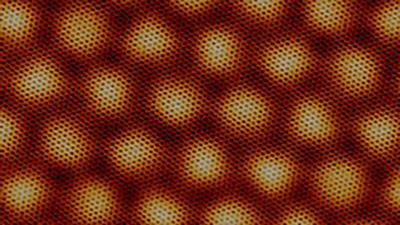
#> input picture moire.jpg, 400 x 225 px
$ python testing.py
#> lines starting #> are read from the running program, lines starting #| are printed output that depends on the picture
# @author Nikhil Maserang
# @date 2023/08/14

import numpy as np
import scipy.ndimage as spnd
import matplotlib.pyplot as plt
from matplotlib.widgets import MultiCursor
from matplotlib.patches import Circle
import PIL.Image
import cv2
import utils as ut

# get image data
img = np.array(PIL.Image.open("moire.jpg").convert('L'))
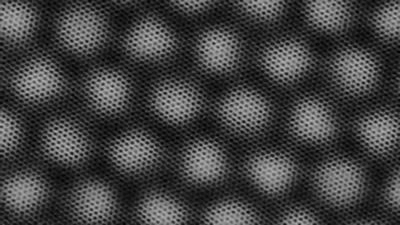
#> img: shape (225, 400); min 0, max 190, mean 65.3
